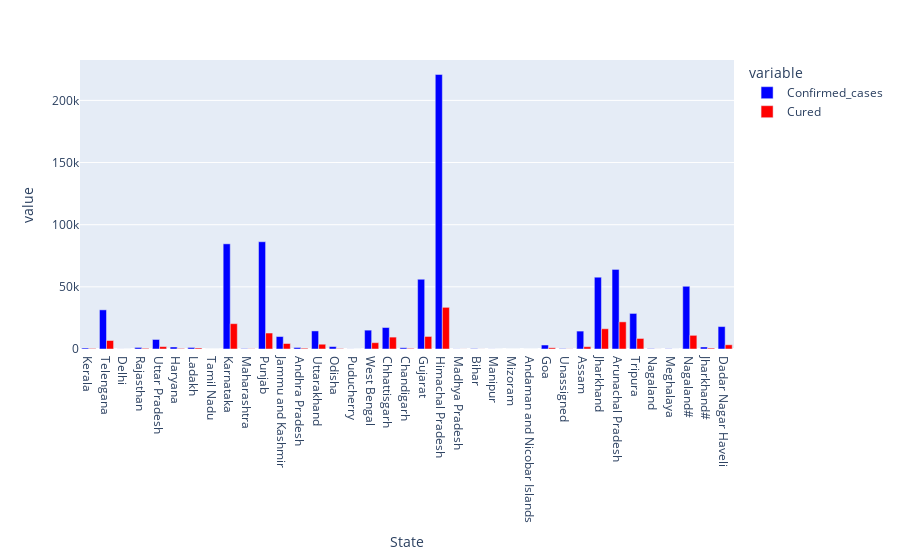

The code cell stored with this chart in its notebook:
### Code cell
import matplotlib.pyplot as plt

%matplotlib widget
x=covid19India.iloc[:,1:]
ss=x.groupby('State')['Confirmed'].sum().sort_values(ascending=False)
z=x.groupby('State')['Cured'].sum().sort_values(ascending=False)
b=x.State.unique()
# ax = plt.subplot(111)
# ax.bar(x-0.2, y, width=0.2, color='b', align='center')
# ax.bar(x, z, width=0.2, color='g', align='center')
# ax.bar(x+0.2, k, width=0.2, color='r', align='center')
# ax.xaxis_date()
# fig=px.bar(ss)
# fig.show()
# fig1=px.bar(z)
# fig1.show()
data = pd.DataFrame({"State" : b, "Confirmed_cases" : ss, "Cured" : z} )
fig = px.bar(data, x= "State", y = ["Confirmed_cases", "Cured"], color_discrete_sequence = ["Blue", "red"],barmode="group")
fig.show()

### Figure 1 — Plotly figure (JSON) as saved in the notebook; plotly's stock layout.template omitted (floating-point values rounded to 4 significant figures)
{"data": [{"alignmentgroup": "True", "hovertemplate": "variable=Confirmed_cases<br>State=%{x}<br>value=%{y}<extra></extra>", "legendgroup": "Confirmed_cases", "marker": {"color": "Blue", "pattern": {"shape": ""}}, "name": "Confirmed_cases", "offsetgroup": "Confirmed_cases", "orientation": "v", "showlegend": true, "textposition": "auto", "type": "bar", "x": ["Kerala", "Telengana", "Delhi", "Rajasthan", "Uttar Pradesh", "Haryana", "Ladakh", "Tamil Nadu", "Karnataka", "Maharashtra", "Punjab", "Jammu and Kashmir", "Andhra Pradesh", "Uttarakhand", "Odisha", "Puducherry", "West Bengal", "Chhattisgarh", "Chandigarh", "Gujarat", "Himachal Pradesh", "Madhya Pradesh", "Bihar", "Manipur", "Mizoram", "Andaman and Nicobar Islands", "Goa", "Unassigned", "Assam", "Jharkhand", "Arunachal Pradesh", "Tripura", "Nagaland", "Meghalaya", "Nagaland#", "Jharkhand#", "Dadar Nagar Haveli"], "xaxis": "x", "y": [785, 31493, 36, 1257, 7663, 1614, 1242, 3, 84611, 285, 86301, 10035, 1219, 14548, 1942, 45, 15170, 17276, 994, 56109, 220857, 82, 272, 45, 2, 0, 3204, 272, 14419, 57752, 64015, 28612, 248, 161, 50459, 1631, 18043], "yaxis": "y"}, {"alignmentgroup": "True", "hovertemplate": "variable=Cured<br>State=%{x}<br>value=%{y}<extra></extra>", "legendgroup": "Cured", "marker": {"color": "red", "pattern": {"shape": ""}}, "name": "Cured", "offsetgroup": "Cured", "orientation": "v", "showlegend": true, "textposition": "auto", "type": "bar", "x": ["Kerala", "Telengana", "Delhi", "Rajasthan", "Uttar Pradesh", "Haryana", "Ladakh", "Tamil Nadu", "Karnataka", "Maharashtra", "Punjab", "Jammu and Kashmir", "Andhra Pradesh", "Uttarakhand", "Odisha", "Puducherry", "West Bengal", "Chhattisgarh", "Chandigarh", "Gujarat", "Himachal Pradesh", "Madhya Pradesh", "Bihar", "Manipur", "Mizoram", "Andaman and Nicobar Islands", "Goa", "Unassigned", "Assam", "Jharkhand", "Arunachal Pradesh", "Tripura", "Nagaland", "Meghalaya", "Nagaland#", "Jharkhand#", "Dadar Nagar Haveli"], "xaxis": "x", "y": [421, 6837, 18, 527, 1924, 422, 815, 0, 20381, 178, 12843, 4418, 628, 3842, 328, 0, 5086, 9576, 484, 10090, 33523, 49, 40, 0, 0, 0, 968, 102, 1834, 16292, 21842, 8481, 36, 0, 10995, 695, 3392], "yaxis": "y"}], "layout": {"barmode": "group", "legend": {"title": {"text": "variable"}, "tracegroupgap": 0}, "margin": {"t": 60}, "xaxis": {"anchor": "y", "domain": [0, 1], "title": {"text": "State"}}, "yaxis": {"anchor": "x", "domain": [0, 1], "title": {"text": "value"}}}}
